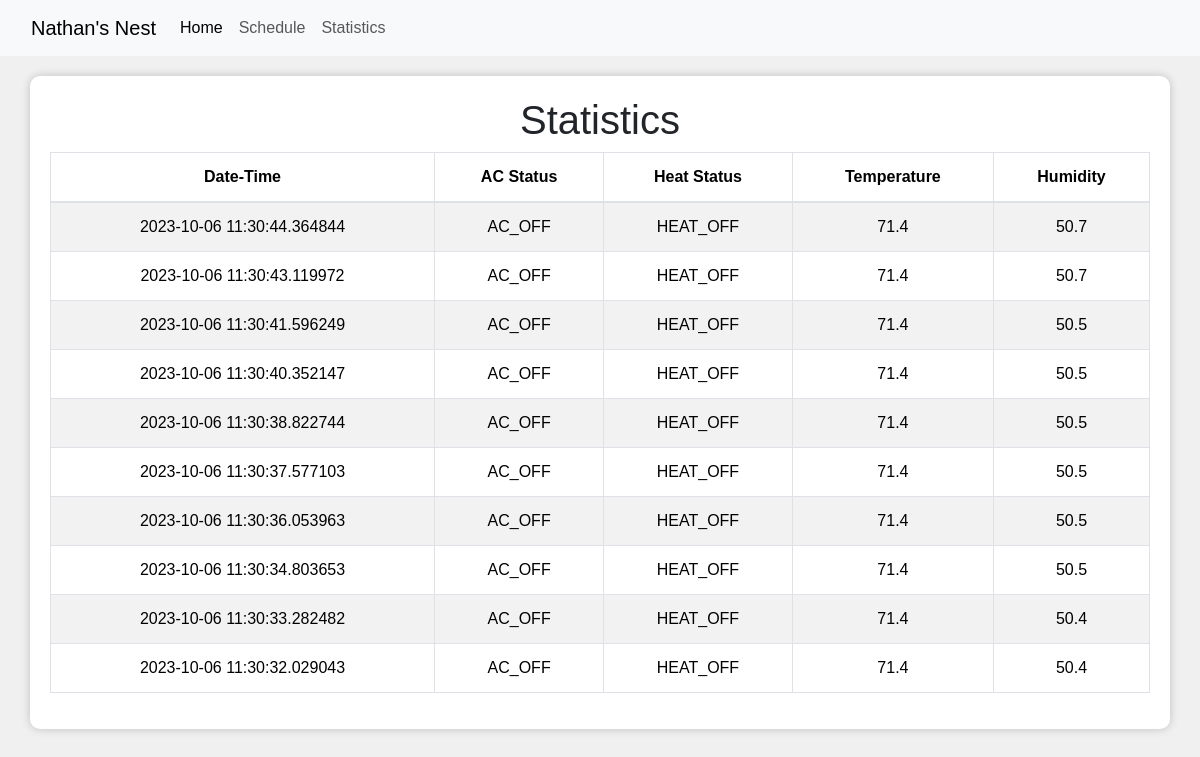
The app's page /statistics with its own data.
### tables this page shows
CREATE TABLE thermostat_data (
                id INTEGER PRIMARY KEY,
                timestamp DATETIME,
                ac_action TEXT,
                heat_action TEXT,
                temperature REAL,
                humidity REAL
            );

### app.py (the view)
@app.route("/statistics")
def statistics():
    thermostat = Thermostat()
    sql_data = thermostat.get_db_data()
    list_of_entries = []
    for row in sql_data:
        entry = {}
        entry['id'] = row[0]
        entry['date_time'] = row[1]
        entry['ac_status'] = row[2]
        entry['heater_status'] = row[3]
        entry['temperature'] = row[4]
        entry['humidity'] = row[5]
        list_of_entries.append(entry)
    return render_template("statistics.html", list_of_entries=list_of_entries)

### thermostat.py (called while the page is built)
    def get_db_data(self, num_entries=10):
        db = sqlite3.connect(SQL_DB_PATH)
        cursor = db.cursor()
        cursor.execute(f'SELECT * FROM thermostat_data ORDER BY id DESC LIMIT {num_entries}')
        entries = cursor.fetchall()
        db.close()
        return entries

### templates/statistics.html (shortened to what this page needs)
{% extends "layout.html" %}
{% block content %}
<div class="container">
    <h1>Statistics</h1>
    <div class="table-responsive">
        <table class="table table-striped table-bordered">
            <thead>
                <tr>
                    <th>Date-Time</th>
                    <th>AC Status</th>
                    <th>Heat Status</th>
                    <th>Temperature</th>
                    <th>Humidity</th>
                </tr>
            </thead>
            <tbody>
                {% for entry in list_of_entries %}
                <tr>
                    <td>{{entry['date_time']}}</td>
                    <td>{{entry['ac_status']}}</td>
                    <td>{{entry['heater_status']}}</td>
                    <td>{{entry['temperature']}}</td>
                    <td>{{entry['humidity']}}</td>
                </tr>
                {% endfor %}
            </tbody>
        </table>
    </div>
</div>
{% endblock %}

### templates/layout.html (shortened to what this page needs)
<!DOCTYPE html>
<html lang="en">
<head>
    <link href="https://cdn.jsdelivr.net/npm/bootstrap@5.3.2/dist/css/bootstrap.min.css" rel="stylesheet">
    <link rel="stylesheet" href="https://maxcdn.bootstrapcdn.com/bootstrap/4.5.2/css/bootstrap.min.css">
    <link rel="stylesheet" type="text/css" href="../static/style.css">
</head>
<body>
    <nav class="navbar navbar-expand-lg bg-body-tertiary">
        <div class="container-fluid">
          <a class="navbar-brand" href="/">Nathan's Nest</a>
          <div class="collapse navbar-collapse" id="navbarNav">
            <ul class="navbar-nav">
              <li class="nav-item">
                <a class="nav-link active" aria-current="page" href="/">Home</a>
              </li>
              <li class="nav-item">
                <a class="nav-link" href="/schedule">Schedule</a>
              </li>
              <li class="nav-item">
                <a class="nav-link" href="/statistics">Statistics</a>
              </li>
            </ul>
          </div>
        </div>
      </nav>
    {% block content %}{% endblock %}
</body>
</html>

### static/style.css (style rules this page uses)
body { font-family: Arial, sans-serif; background-color: #f0f0f0; margin: 0; padding: 0; justify-content: center; align-items: center; height: 100vh; }
.container { background-color: #ffffff; padding: 20px; border-radius: 10px; box-shadow: 0 0 10px rgba(0, 0, 0, 0.2); margin: auto; margin-top: 20px; margin-bottom: 20px; text-align: center; }

### records on screen
thermostat_data: date_time "2023-10-06 11:30:44.364844", ac_status "AC_OFF", heater_status "HEAT_OFF", temperature "71.4", humidity "50.7"
thermostat_data: date_time "2023-10-06 11:30:43.119972", ac_status "AC_OFF", heater_status "HEAT_OFF", temperature "71.4", humidity "50.7"
thermostat_data: date_time "2023-10-06 11:30:41.596249", ac_status "AC_OFF", heater_status "HEAT_OFF", temperature "71.4", humidity "50.5"
thermostat_data: date_time "2023-10-06 11:30:40.352147", ac_status "AC_OFF", heater_status "HEAT_OFF", temperature "71.4", humidity "50.5"
thermostat_data: date_time "2023-10-06 11:30:38.822744", ac_status "AC_OFF", heater_status "HEAT_OFF", temperature "71.4", humidity "50.5"
thermostat_data: date_time "2023-10-06 11:30:37.577103", ac_status "AC_OFF", heater_status "HEAT_OFF", temperature "71.4", humidity "50.5"
thermostat_data: date_time "2023-10-06 11:30:36.053963", ac_status "AC_OFF", heater_status "HEAT_OFF", temperature "71.4", humidity "50.5"
thermostat_data: date_time "2023-10-06 11:30:34.803653", ac_status "AC_OFF", heater_status "HEAT_OFF", temperature "71.4", humidity "50.5"
thermostat_data: date_time "2023-10-06 11:30:33.282482", ac_status "AC_OFF", heater_status "HEAT_OFF", temperature "71.4", humidity "50.4"
thermostat_data: date_time "2023-10-06 11:30:32.029043", ac_status "AC_OFF", heater_status "HEAT_OFF", temperature "71.4", humidity "50.4"
